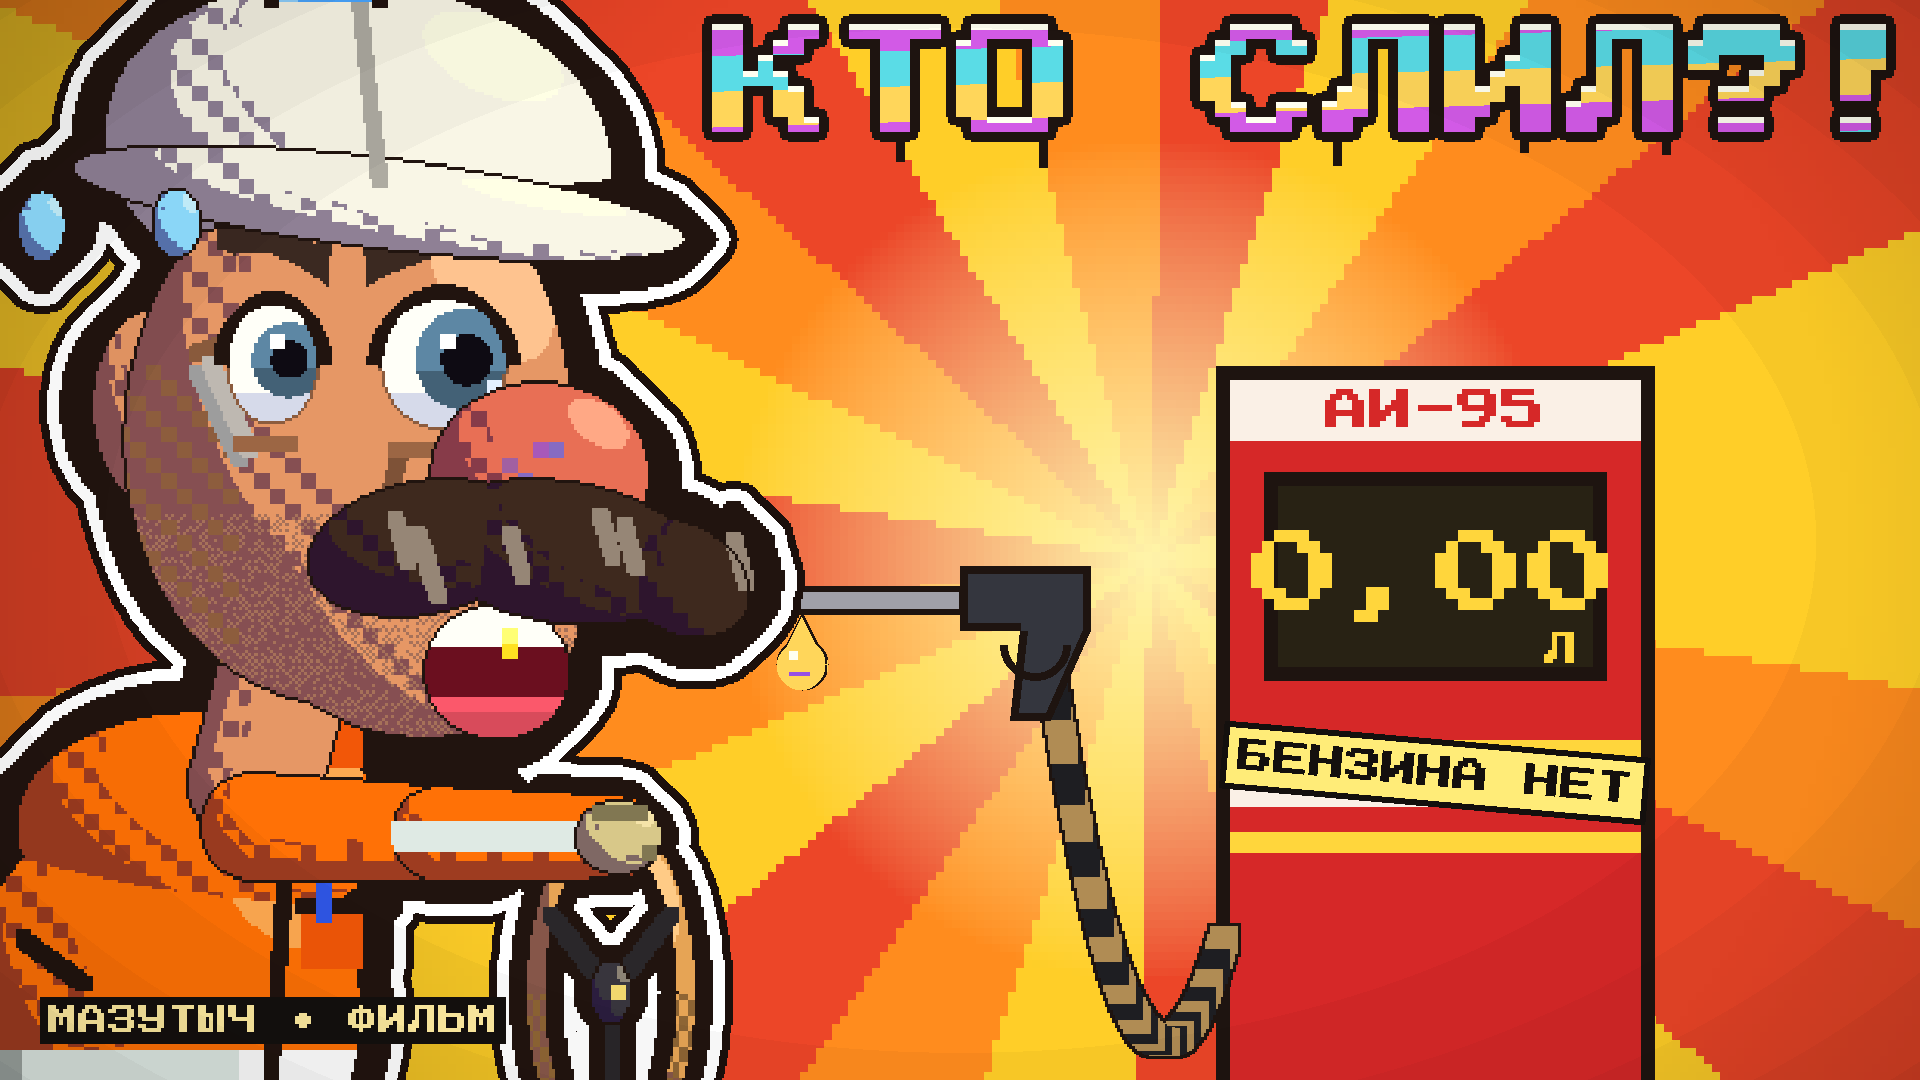

The script that saved this image:
"""CTR cover v2 (28.10.2026, YouTube CTR of v1 = 0.86-0.97 %: muted brown refinery, a neutral «О»-mouth, text «ЭТО Я?!» that does not
explain itself and spoils the twist). Now: Мазутыч's huge panicking face left, an empty fuel pump right showing «0,00», one last drop
from the nozzle, «БЕНЗИНА НЕТ» plate, warm red-orange-yellow sunburst; title «КТО СЛИЛ?!» complements the video title
«Куда пропал бензин?». Bottom-right timestamp corner empty.
  python3 cover_ctr.py      -> cover_ctr.png/.jpg/_small.png (code only)
  python3 cover_ctr.py xai  -> the same scene as a reference -> xAI edit x2 -> pixelized -> same title: cover_xai1/2.* ('new' = regenerate)"""
import sys, math
import movie as MV
from movie import *
import thumb16 as T

Wd, Hd = OUT_W, OUT_H
big = T.sunburst(Wd, Hd, (1150, 560), [(255, 206, 40), (255, 140, 30), (236, 70, 40)], rays=22, px=8, core_r=420, rot=0.12)


def sprite_rgba(fn, s, size, head, flip=False, **kw):
    key = (255, 0, 255)
    a = MV.portrait(fn, s, size, bg=key, head=head, flip=flip, **kw)
    m = ~((a[..., 0] == 255) & (a[..., 1] == 0) & (a[..., 2] == 255))
    out = np.zeros(a.shape[:2] + (4,), np.uint8)
    out[m, :3] = a[m]; out[m, 3] = 255
    return out


# the empty pump (right), drawn in chunky pixels
im = Image.fromarray(big); d = ImageDraw.Draw(im); d.fontmode = '1'
px0, py0, px1, py1 = 1230, 380, 1640, 1080
d.rectangle([px0 - 14, py0 - 14, px1 + 14, py1 + 20], fill=INK)
d.rectangle([px0, py0, px1, py1], fill=(214, 40, 40))
d.rectangle([px0, py0, px1, py0 + 60], fill=(250, 240, 230))
d.text(((px0 + px1) / 2, py0 + 31), 'АИ-95', font=O.pfont(44), fill=(214, 40, 40), anchor='mm')
d.rectangle([px0 + 34, py0 + 92, px1 - 34, py0 + 300], fill=INK)                            # the display
d.rectangle([px0 + 48, py0 + 106, px1 - 48, py0 + 286], fill=(40, 34, 20))
d.text(((px0 + px1) / 2, py0 + 196), '0,00', font=O.pfont(92), fill=(255, 214, 60), anchor='mm')
d.text((px1 - 62, py0 + 270), 'Л', font=O.pfont(34), fill=(255, 214, 60), anchor='rm')
for k in range(3):                                                                         # stripes
    d.rectangle([px0, py0 + 360 + k * 46, px1, py0 + 380 + k * 46], fill=(255, 214, 60) if k % 2 == 0 else (250, 240, 230))
big = np.array(im)
# «БЕНЗИНА НЕТ» plate hanging crooked off the pump top
plate = T.rot(T.pixel_text('БЕНЗИНА НЕТ', 36, (20, 16, 14), bg=(255, 236, 120), border=(20, 16, 14), pad=10), -5)
O.overlay(big, plate, (px0 + px1) // 2 - plate.shape[1] // 2, py0 + 340, 1.0)
# hose from the pump down to the nozzle in his hand zone, the last drop
hose_a = (px0 - 6, py0 + 560)
nx, ny = 900, 600                                                   # the nozzle points at his eye: he looks into it
M.rope(big, hose_a, (nx + 150, ny + 60), sag=220, w=28, col=(30, 30, 34))
im = Image.fromarray(big); d = ImageDraw.Draw(im)
d.polygon([(nx + 60, ny - 34), (nx + 190, ny - 34), (nx + 190, ny + 30), (nx + 150, ny + 120), (nx + 110, ny + 120), (nx + 120, ny + 30),
           (nx + 60, ny + 30)], fill=(52, 54, 62), outline=INK, width=8)                     # body + grip
d.rectangle([nx - 110, ny - 14, nx + 64, ny + 14], fill=(160, 160, 168), outline=INK, width=6)   # spout pointing left
d.arc([nx + 100, ny + 10, nx + 170, ny + 80], 0, 180, fill=INK, width=8)                         # trigger guard
big = np.array(im)
MV.drop(big, nx - 98, ny + 64, 26)
# Мазутыч: a huge panicking face, left, looking at the pump
hero = sprite_rgba(MC.maz, 15.5, (1100, 1300), head=(0.42, 0.36), expr='panic', look=(0.9, 0.2), beacon=True, ride=False, mouth_=1.0,
                   t=1.0, sweat=1.0)
O.overlay(big, T.sticker(T.boost(hero), 12, 20), -50, -40, 1.0)

def pump_text(a):
    """xAI leaves the pump blank (as asked): re-letter the display, the header strip and the plate in code.
    Display box measured on both raws (28.10.2026): x 1290-1630, y 470-680; white header y 380-440."""
    x0, y0, x1, y1 = 1296, 476, 1624, 674
    im = Image.fromarray(a); d = ImageDraw.Draw(im); d.fontmode = '1'
    cx, cy = (x0 + x1) / 2, (y0 + y1) / 2
    fs = 120
    while O.pfont(fs).getlength('0,00') > (x1 - x0) * 0.82: fs -= 6
    d.text((cx, cy - 6), '0,00', font=O.pfont(fs), fill=(255, 214, 60), anchor='mm')
    d.text((x1 - 22, y1 - 22), 'Л', font=O.pfont(34), fill=(255, 214, 60), anchor='rb')
    hy = 410
    d.text((cx, hy), 'АИ-95', font=O.pfont(44), fill=(214, 40, 40), anchor='mm')
    a[:] = np.array(im)
    pl = T.rot(T.pixel_text('БЕНЗИНА НЕТ', 36, (20, 16, 14), bg=(255, 236, 120), border=(20, 16, 14), pad=10), -5)
    O.overlay(a, pl, int(cx - pl.shape[1] / 2), y1 + 70, 1.0)


def add_text(big):
    from endcard import _trim
    title = _trim(K.hook_title(['КТО СЛИЛ?!'], 122, width=1500))
    O.overlay(big, title, Wd - title.shape[1] - 24, 14, 1.0)
    tag = T.pixel_text('МАЗУТЫЧ • ФИЛЬМ', 30, (255, 236, 160), bg=(20, 16, 14), pad=8, bw=0)
    O.overlay(big, tag, 40, Hd - tag.shape[0] - 36, 1.0)
    fx.vignette(big, 0.18)
    return big


if 'xai' in sys.argv:
    for i, a in enumerate(T.ai_versions(big, MV.HERE, fresh='new' in sys.argv, emotion=
                                        "the mustached oil worker in the white hard hat is PANICKING, screaming with a huge wide-open "
                                        "mouth and bulging eyes, sweat drops flying, staring into the empty fuel nozzle with one last "
                                        "golden drop; the red fuel pump on the right has a blank black display and a blank yellow plate.")):
        pump_text(a)
        T.save(add_text(a), MV.HERE, f'cover_xai{i + 1}')
else:
    T.save(add_text(big), MV.HERE, 'cover_ctr')
